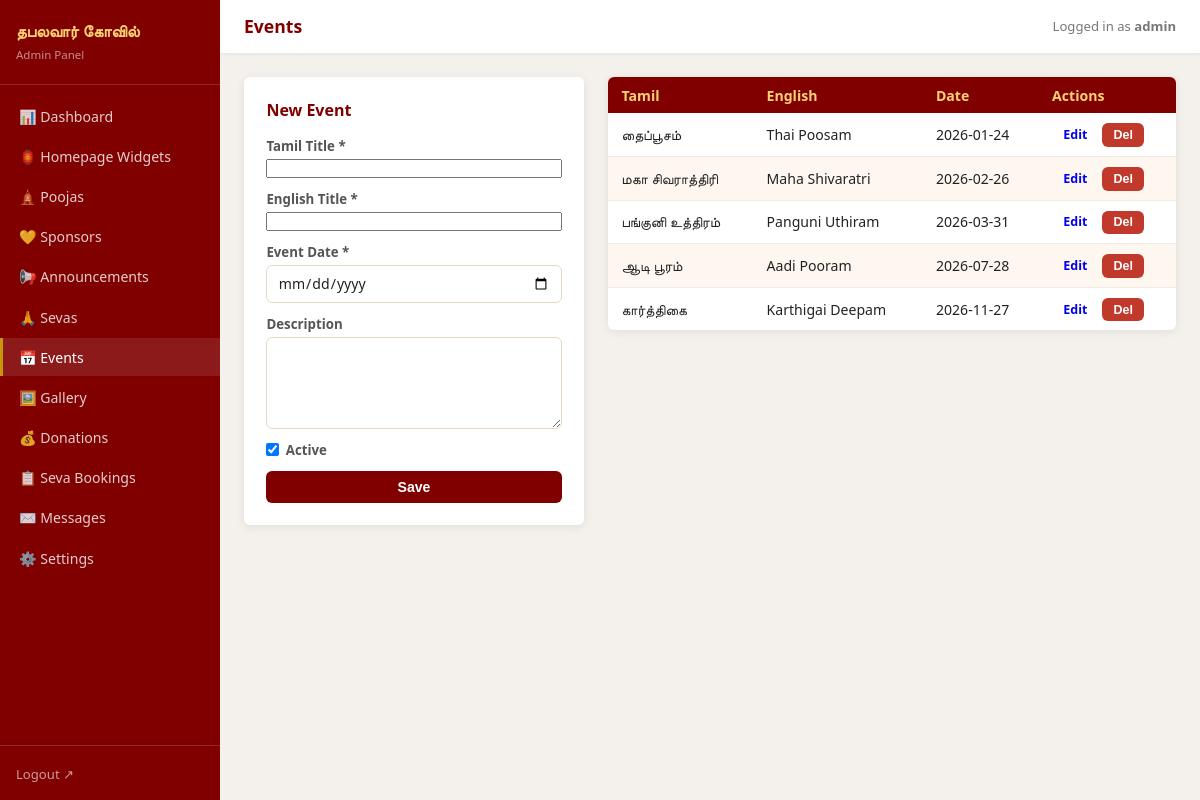
Page /admin/events.php (signed in) on the earlier database version.
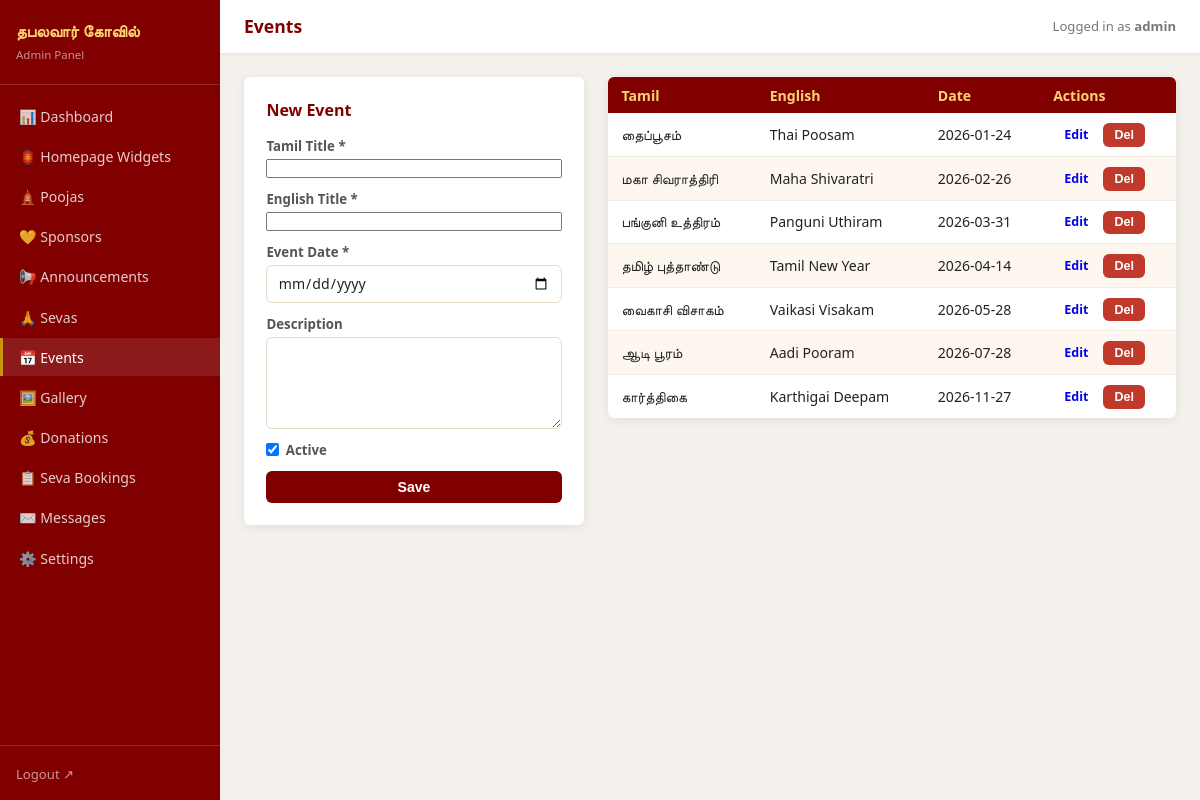
Same page on the later database version.
### tables this page shows
CREATE TABLE events (
  id          INTEGER PRIMARY KEY AUTOINCREMENT,
  title_ta    TEXT NOT NULL,
  title_en    TEXT NOT NULL,
  description TEXT,
  event_date  TEXT NOT NULL,
  is_active   INTEGER NOT NULL DEFAULT 1
);

### admin/events.php (the view, shortened to what this page needs)
<?php
require_once __DIR__ . '/includes/admin_layout.php';
$db  = getDB();
$rows    = $db->query('SELECT * FROM events ORDER BY event_date ASC')->fetchAll();
$editing = null;
?>
<div class="admin-two-col">
<div class="admin-form-box card">
  <h3><?= $editing ? 'Edit Event' : 'New Event' ?></h3>
  <form method="POST" action="/admin/events.php">
    <label>Tamil Title * <input name="title_ta" required value="<?= htmlspecialchars($editing['title_ta'] ?? '') ?>" /></label>
    <label>English Title * <input name="title_en" required value="<?= htmlspecialchars($editing['title_en'] ?? '') ?>" /></label>
    <label>Event Date * <input type="date" name="event_date" required value="<?= htmlspecialchars($editing['event_date'] ?? '') ?>" /></label>
    <label>Description <textarea name="description" rows="4"><?= htmlspecialchars($editing['description'] ?? '') ?></textarea></label>
    <label class="checkbox-label"><input type="checkbox" name="is_active" <?= (!$editing || $editing['is_active']) ? 'checked' : '' ?> /> Active</label>
    <button type="submit" class="btn btn-primary">Save</button>
  </form>
</div>
<div class="admin-list">
  <table class="admin-table">
    <thead><tr><th>Tamil</th><th>English</th><th>Date</th><th>Actions</th></tr></thead>
    <tbody>
      <?php foreach ($rows as $row): ?>
      <tr>
        <td><?= htmlspecialchars($row['title_ta']) ?></td>
        <td><?= htmlspecialchars($row['title_en']) ?></td>
        <td><?= htmlspecialchars($row['event_date']) ?></td>
        <td>
          <a href="/admin/events.php?edit=<?= $row['id'] ?>" class="btn btn-sm">Edit</a>
          <form method="POST" style="display:inline">
            <button class="btn btn-sm btn-danger" onclick="return confirm('Delete?')">Del</button>
          </form>
        </td>
      </tr>
      <?php endforeach; ?>
    </tbody>
  </table>
</div>
</div>

Differences in the rows shown:
added events: title_ta "தமிழ் புத்தாண்டு", title_en "Tamil New Year", event_date "2026-04-14"
added events: title_ta "வைகாசி விசாகம்", title_en "Vaikasi Visakam", event_date "2026-05-28"
